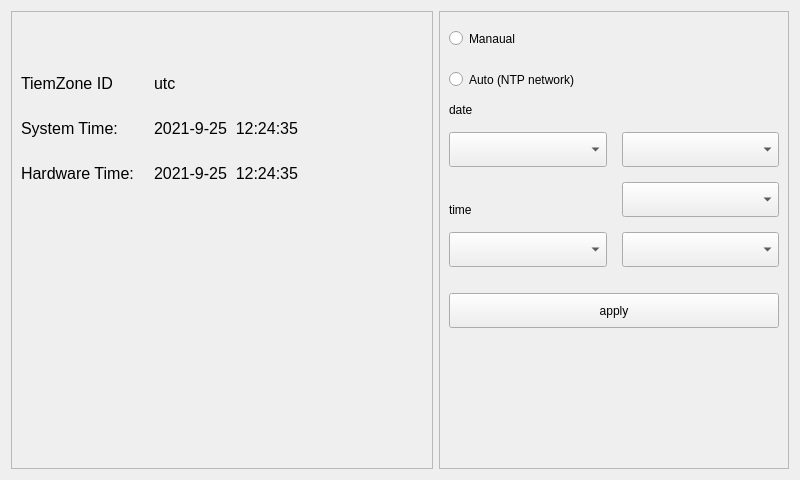
<?xml version="1.0" encoding="UTF-8"?>
<ui version="4.0">
 <class>DateTimeWidget</class>
 <widget class="QWidget" name="DateTimeWidget">
  <property name="geometry">
   <rect>
    <x>0</x>
    <y>0</y>
    <width>800</width>
    <height>480</height>
   </rect>
  </property>
  <property name="windowTitle">
   <string>Form</string>
  </property>
  <property name="styleSheet">
   <string notr="true">QLabel#systimeDataeLbl,#rtctimeLbl,#label_2,#label_3,#label_6,#zoneLbl{
    font-size: 16px;
}</string>
  </property>
  <layout class="QGridLayout" name="gridLayout">
   <item row="0" column="1" rowspan="2">
    <widget class="QFrame" name="frame">
     <property name="minimumSize">
      <size>
       <width>350</width>
       <height>0</height>
      </size>
     </property>
     <property name="maximumSize">
      <size>
       <width>350</width>
       <height>16777215</height>
      </size>
     </property>
     <property name="styleSheet">
      <string notr="true"/>
     </property>
     <property name="frameShape">
      <enum>QFrame::StyledPanel</enum>
     </property>
     <property name="frameShadow">
      <enum>QFrame::Raised</enum>
     </property>
     <layout class="QVBoxLayout" name="verticalLayout_2">
      <item>
       <widget class="QRadioButton" name="manualRaidoBtn">
        <property name="minimumSize">
         <size>
          <width>0</width>
          <height>35</height>
         </size>
        </property>
        <property name="text">
         <string>Manaual</string>
        </property>
       </widget>
      </item>
      <item>
       <widget class="QRadioButton" name="ntpRadioBtn">
        <property name="minimumSize">
         <size>
          <width>0</width>
          <height>35</height>
         </size>
        </property>
        <property name="text">
         <string>Auto (NTP network)</string>
        </property>
       </widget>
      </item>
      <item>
       <layout class="QGridLayout" name="gridLayout_2">
        <property name="spacing">
         <number>15</number>
        </property>
        <item row="1" column="1">
         <widget class="QComboBox" name="monthComBox">
          <property name="sizePolicy">
           <sizepolicy hsizetype="Preferred" vsizetype="Fixed">
            <horstretch>0</horstretch>
            <verstretch>0</verstretch>
           </sizepolicy>
          </property>
          <property name="minimumSize">
           <size>
            <width>0</width>
            <height>35</height>
           </size>
          </property>
          <property name="maximumSize">
           <size>
            <width>16777215</width>
            <height>16777215</height>
           </size>
          </property>
         </widget>
        </item>
        <item row="6" column="1">
         <widget class="QComboBox" name="minutuComBo">
          <property name="sizePolicy">
           <sizepolicy hsizetype="Preferred" vsizetype="Fixed">
            <horstretch>0</horstretch>
            <verstretch>0</verstretch>
           </sizepolicy>
          </property>
          <property name="minimumSize">
           <size>
            <width>0</width>
            <height>35</height>
           </size>
          </property>
          <property name="maximumSize">
           <size>
            <width>16777215</width>
            <height>16777215</height>
           </size>
          </property>
         </widget>
        </item>
        <item row="6" column="0">
         <widget class="QComboBox" name="hourComBox">
          <property name="sizePolicy">
           <sizepolicy hsizetype="Preferred" vsizetype="Fixed">
            <horstretch>0</horstretch>
            <verstretch>0</verstretch>
           </sizepolicy>
          </property>
          <property name="minimumSize">
           <size>
            <width>0</width>
            <height>35</height>
           </size>
          </property>
          <property name="maximumSize">
           <size>
            <width>16777215</width>
            <height>16777215</height>
           </size>
          </property>
         </widget>
        </item>
        <item row="0" column="0">
         <widget class="QLabel" name="label">
          <property name="sizePolicy">
           <sizepolicy hsizetype="Preferred" vsizetype="Preferred">
            <horstretch>0</horstretch>
            <verstretch>0</verstretch>
           </sizepolicy>
          </property>
          <property name="maximumSize">
           <size>
            <width>16777215</width>
            <height>50</height>
           </size>
          </property>
          <property name="text">
           <string>date</string>
          </property>
          <property name="alignment">
           <set>Qt::AlignBottom|Qt::AlignLeading|Qt::AlignLeft</set>
          </property>
         </widget>
        </item>
        <item row="1" column="0">
         <widget class="QComboBox" name="yearCombox">
          <property name="sizePolicy">
           <sizepolicy hsizetype="Preferred" vsizetype="Fixed">
            <horstretch>0</horstretch>
            <verstretch>0</verstretch>
           </sizepolicy>
          </property>
          <property name="minimumSize">
           <size>
            <width>0</width>
            <height>35</height>
           </size>
          </property>
          <property name="maximumSize">
           <size>
            <width>16777215</width>
            <height>16777215</height>
           </size>
          </property>
         </widget>
        </item>
        <item row="4" column="0">
         <widget class="QLabel" name="label_4">
          <property name="maximumSize">
           <size>
            <width>16777215</width>
            <height>50</height>
           </size>
          </property>
          <property name="text">
           <string>time</string>
          </property>
          <property name="alignment">
           <set>Qt::AlignBottom|Qt::AlignLeading|Qt::AlignLeft</set>
          </property>
         </widget>
        </item>
        <item row="4" column="1">
         <widget class="QComboBox" name="dayComBox">
          <property name="sizePolicy">
           <sizepolicy hsizetype="Preferred" vsizetype="Fixed">
            <horstretch>0</horstretch>
            <verstretch>0</verstretch>
           </sizepolicy>
          </property>
          <property name="minimumSize">
           <size>
            <width>0</width>
            <height>35</height>
           </size>
          </property>
          <property name="maximumSize">
           <size>
            <width>16777215</width>
            <height>16777215</height>
           </size>
          </property>
         </widget>
        </item>
       </layout>
      </item>
      <item>
       <widget class="QLabel" name="label_5">
        <property name="text">
         <string/>
        </property>
       </widget>
      </item>
      <item>
       <widget class="QPushButton" name="applyBtn">
        <property name="sizePolicy">
         <sizepolicy hsizetype="Preferred" vsizetype="Fixed">
          <horstretch>0</horstretch>
          <verstretch>0</verstretch>
         </sizepolicy>
        </property>
        <property name="minimumSize">
         <size>
          <width>0</width>
          <height>35</height>
         </size>
        </property>
        <property name="styleSheet">
         <string notr="true"/>
        </property>
        <property name="text">
         <string>apply</string>
        </property>
       </widget>
      </item>
      <item>
       <spacer name="verticalSpacer">
        <property name="orientation">
         <enum>Qt::Vertical</enum>
        </property>
        <property name="sizeType">
         <enum>QSizePolicy::Expanding</enum>
        </property>
        <property name="sizeHint" stdset="0">
         <size>
          <width>20</width>
          <height>200</height>
         </size>
        </property>
       </spacer>
      </item>
     </layout>
    </widget>
   </item>
   <item row="0" column="0" rowspan="2">
    <widget class="QFrame" name="frame_2">
     <property name="styleSheet">
      <string notr="true"/>
     </property>
     <property name="frameShape">
      <enum>QFrame::StyledPanel</enum>
     </property>
     <property name="frameShadow">
      <enum>QFrame::Raised</enum>
     </property>
     <layout class="QVBoxLayout" name="verticalLayout">
      <item>
       <spacer name="verticalSpacer_2">
        <property name="orientation">
         <enum>Qt::Vertical</enum>
        </property>
        <property name="sizeType">
         <enum>QSizePolicy::Fixed</enum>
        </property>
        <property name="sizeHint" stdset="0">
         <size>
          <width>20</width>
          <height>50</height>
         </size>
        </property>
       </spacer>
      </item>
      <item>
       <layout class="QFormLayout" name="formLayout">
        <property name="horizontalSpacing">
         <number>20</number>
        </property>
        <property name="verticalSpacing">
         <number>20</number>
        </property>
        <property name="leftMargin">
         <number>0</number>
        </property>
        <item row="0" column="0">
         <widget class="QLabel" name="label_6">
          <property name="minimumSize">
           <size>
            <width>0</width>
            <height>25</height>
           </size>
          </property>
          <property name="text">
           <string>TiemZone ID</string>
          </property>
         </widget>
        </item>
        <item row="0" column="1">
         <widget class="QLabel" name="zoneLbl">
          <property name="text">
           <string>utc</string>
          </property>
         </widget>
        </item>
        <item row="1" column="0">
         <widget class="QLabel" name="label_2">
          <property name="minimumSize">
           <size>
            <width>0</width>
            <height>25</height>
           </size>
          </property>
          <property name="text">
           <string>System Time:</string>
          </property>
         </widget>
        </item>
        <item row="1" column="1">
         <widget class="QLabel" name="systimeDataeLbl">
          <property name="styleSheet">
           <string notr="true"/>
          </property>
          <property name="text">
           <string>2021-9-25  12:24:35</string>
          </property>
          <property name="alignment">
           <set>Qt::AlignLeading|Qt::AlignLeft|Qt::AlignVCenter</set>
          </property>
          <property name="margin">
           <number>0</number>
          </property>
         </widget>
        </item>
        <item row="2" column="0">
         <widget class="QLabel" name="label_3">
          <property name="minimumSize">
           <size>
            <width>0</width>
            <height>25</height>
           </size>
          </property>
          <property name="text">
           <string>Hardware Time:</string>
          </property>
          <property name="alignment">
           <set>Qt::AlignLeading|Qt::AlignLeft|Qt::AlignVCenter</set>
          </property>
         </widget>
        </item>
        <item row="2" column="1">
         <widget class="QLabel" name="rtctimeLbl">
          <property name="text">
           <string>2021-9-25  12:24:35</string>
          </property>
          <property name="alignment">
           <set>Qt::AlignLeading|Qt::AlignLeft|Qt::AlignVCenter</set>
          </property>
          <property name="wordWrap">
           <bool>true</bool>
          </property>
          <property name="margin">
           <number>0</number>
          </property>
         </widget>
        </item>
       </layout>
      </item>
      <item>
       <spacer name="verticalSpacer_3">
        <property name="orientation">
         <enum>Qt::Vertical</enum>
        </property>
        <property name="sizeHint" stdset="0">
         <size>
          <width>20</width>
          <height>278</height>
         </size>
        </property>
       </spacer>
      </item>
     </layout>
    </widget>
   </item>
  </layout>
 </widget>
 <resources/>
 <connections/>
</ui>
